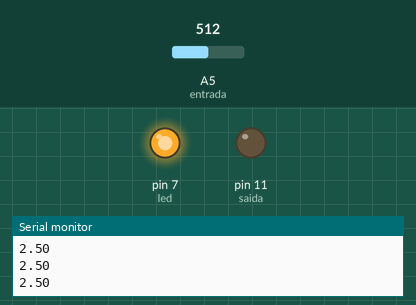
A sketch run on a simulated Arduino Uno, built with avr-gcc and run on an emulated ATmega328P. Shown: output pins drawn as LEDs (lit = HIGH), the last lines printed to the serial monitor. The test bench sets the inputs (shaded band); at power-on: A5 (entrada) = 512.

Above: at 1.2 s.
1.3 s: A5 (entrada) set to 807
4.3 s: A5 (entrada) set to 828
At 5.6 s:
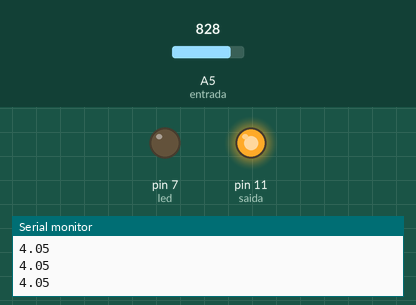
7.3 s: A5 (entrada) set to 716
At 10.0 s:
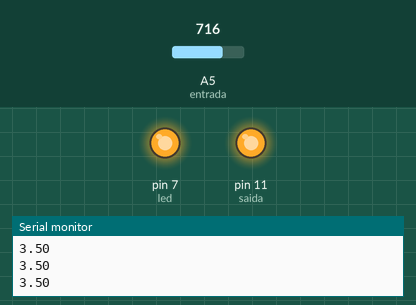
10.3 s: A5 (entrada) set to 900
At 13.4 s:
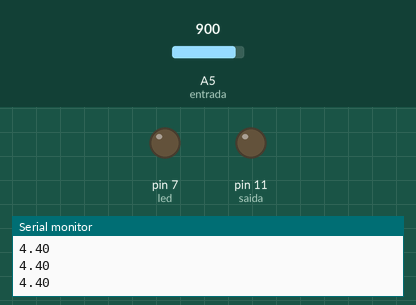
Timing chart, 0 to 14.3 s (numbered marks = the images above; inputs shaded):
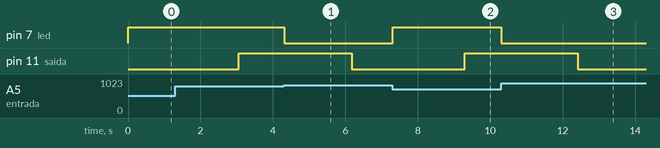

Measured:
- the behaviour switches between 818 and 819 on A5 (entrada) (found by bisection; images 0 and 1)
- after the input at 4.3 s, pin 7 (led): HIGH → LOW at once
- after the input at 7.3 s, pin 7 (led): LOW → HIGH at once
- after the input at 10.3 s, pin 7 (led): HIGH → LOW at once

The sketch:

Exercicio2.ino
```cpp
int saida = 11;
int entrada = A5;
int pontos = 500;
int tempo = 1;
int valor, k;
int led = 7;
float tensao;

void setup() {
  pinMode(led, OUTPUT);
  pinMode(saida, OUTPUT);
  pinMode(entrada, INPUT);
  Serial.begin(9600);
}

void loop() {
  digitalWrite(saida, LOW);
  for (k=1; k<=pontos; k++) {
    valor = analogRead(entrada);
    tensao = float(valor)*5/1023;
    Serial.println(tensao);
    if(tensao < 4)
      digitalWrite(led, HIGH);
    delay(tempo);
  }

  digitalWrite(saida, HIGH);
  for (k=1; k<=pontos; k++) {
    valor = analogRead(entrada);
    tensao = float(valor)*5/1023;
    Serial.println(tensao);
    if(tensao > 4)
      digitalWrite(led, LOW);
    delay(tempo);
  }
}
```
